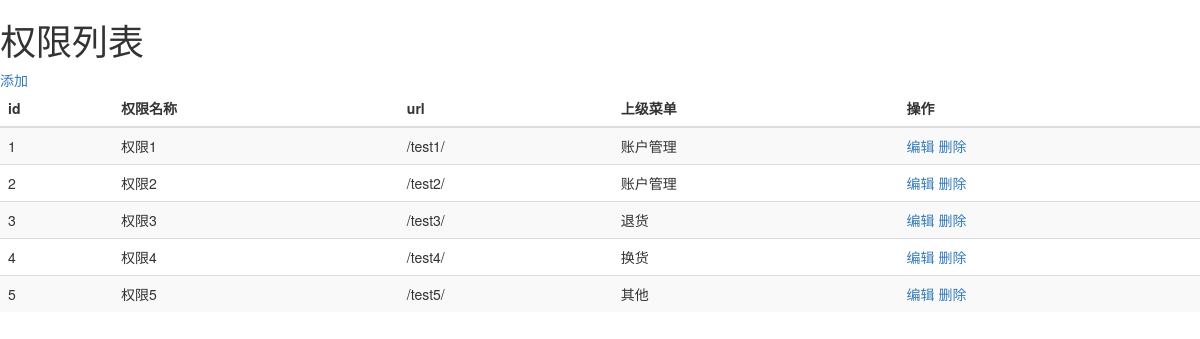
The app's page /rbac/permissions.html with its own data.
### rbac/models.py (models this page shows, shortened)
class Permission(models.Model):
    title = models.CharField(max_length=32)
    url = models.CharField(max_length=255)
    menu = models.ForeignKey("Menu",null=True,blank=True)

class Menu(models.Model):
    caption = models.CharField(max_length=32)
    parent = models.ForeignKey('self',null=True,blank=True)

### rbac/views.py (the view)
def permissions(request):
    permission_list = models.Permission.objects.all()
    return render(request,'rbac/permissions.html',{'permission_list':permission_list})

### rbac/templates/rbac/permissions.html (shortened to what this page needs)
{% load staticfiles %}
<!DOCTYPE html>
<html lang="en">
<head>
    <link rel="stylesheet" href="{% static 'bootstrap/css/bootstrap.css' %}">
</head>
<body>
<h1>权限列表</h1>
<a href="/rbac/permission/add.html">添加</a>
<table class="table table-striped">
    <thead>
    <tr>
        <th>id</th>
        <th>权限名称</th>
        <th>url</th>
        <th>上级菜单</th>
        <th>操作</th>
    </tr>
    </thead>
    <tbody>
    {% for permission in permission_list %}
        <tr>
        <td>{{ permission.pk }}</td>
        <td>{{ permission.title }}</td>
        <td>{{ permission.url }}</td>
        <td>{{ permission.menu.caption }}</td>
        <td>
            <a href="/rbac/permission/edit/{{ permission.pk }}.html">编辑</a>
            <a href="/rbac/permission/del/{{ permission.pk }}.html">删除</a>
        </td>
        </tr>
    {% endfor %}
    </tbody>
</table>
</body>
</html>

### records on screen
Permission: pk "1", title "权限1", url "/test1/", menu.caption "账户管理"
Permission: pk "2", title "权限2", url "/test2/", menu.caption "账户管理"
Permission: pk "3", title "权限3", url "/test3/", menu.caption "退货"
Permission: pk "4", title "权限4", url "/test4/", menu.caption "换货"
Permission: pk "5", title "权限5", url "/test5/", menu.caption "其他"
